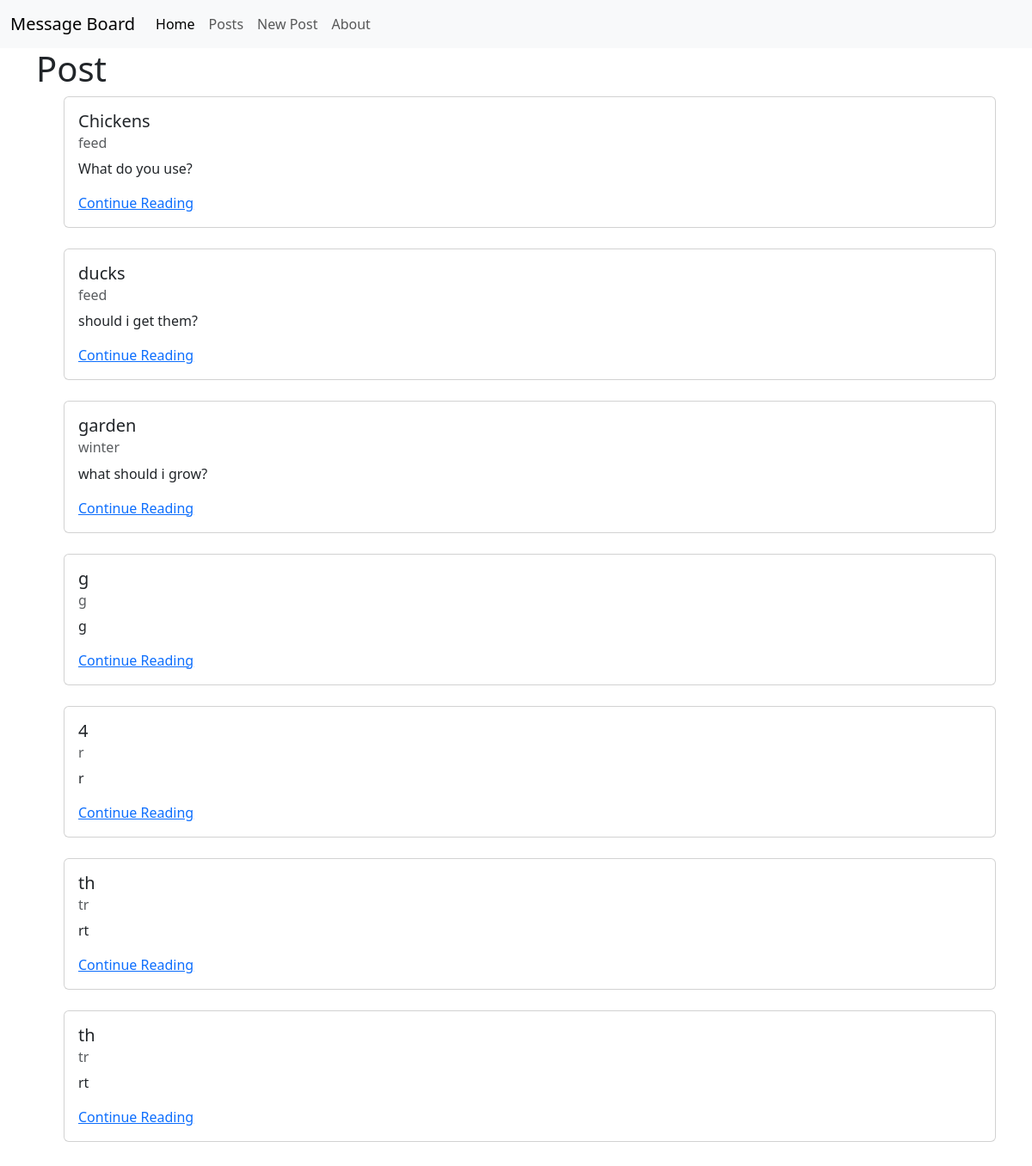
/posts/, run on the app's committed database.
### posts/models.py (models this page shows, shortened)
class Post(models.Model): #inheritance, module.class)
    title = models.CharField(max_length=128)  #composition example
    subtitle = models.CharField(max_length=256)
    body = models.TextField()
    created_on = models.DateTimeField(auto_now_add=True)

### posts/views.py (the view)
# urls.py: path("", views.PostListView.as_view(), name="list"),
class PostListView(ListView):
    template_name = "posts/list.html"
    model = Post

### templates/posts/list.html (shortened to what this page needs)
{% extends 'base.html' %}
{% block content %}
<h1>Post</h1>
<ul>
    {% for post in post_list %}
    <div class="card">
        <div class="card-body">
          <h5 class="card-title">{{ post.title }}</post></h5>
          <h6 class="card-subtitle mb-2 text-body-secondary">{{ post.subtitle }}</h6>
          <p class="card-text">{{ post.body|truncatechars:64 }}</p>
          <a href="{% url 'detail' post.id %}" class="card-link">Continue Reading</a>
        </div>
      </div>
      <br>
{% endfor %}
{% endblock content %}

### templates/base.html (shortened to what this page needs)
<!DOCTYPE html>
<html lang="en">
<head>
    <link href="https://cdn.jsdelivr.net/npm/bootstrap@5.3.2/dist/css/bootstrap.min.css" rel="stylesheet">
</head>
<body>
    <nav class="navbar navbar-expand-lg bg-body-tertiary">
        <div class="container-fluid">
          <a class="navbar-brand" href="{% url 'home' %}">Message Board</a>
          <div class="collapse navbar-collapse" id="navbarNavAltMarkup">
            <div class="navbar-nav">
              <a class="nav-link active" aria-current="page" href="{% url 'home' %}">Home</a>
              <a class="nav-link" href="{% url 'list' %}">Posts</a>
              <a class="nav-link" href="{% url 'new' %}">New Post</a>
              <a class="nav-link" href="{% url 'about' %}">About</a>
            </div>
          </div>
        </div>
      </nav>
    <div class="container">
    {% block content %}{% endblock content %}
    </div>
</body>
</html>

### data on the page
Post: title "Chickens", subtitle "feed", body "What do you use?"
Post: title "ducks", subtitle "feed", body "should i get them?"
Post: title "garden", subtitle "winter", body "what should i grow?"
Post: title "g", subtitle "g", body "g"
Post: title "4", subtitle "r", body "r"
Post: title "th", subtitle "tr", body "rt"
Post: title "th", subtitle "tr", body "rt"
